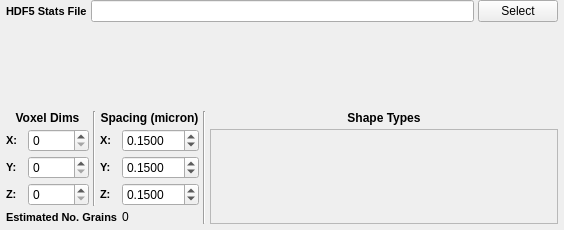
<?xml version="1.0" encoding="UTF-8"?>
<ui version="4.0">
 <class>InitializeSyntheticVolumeWidget</class>
 <widget class="QWidget" name="InitializeSyntheticVolumeWidget">
  <property name="geometry">
   <rect>
    <x>0</x>
    <y>0</y>
    <width>564</width>
    <height>230</height>
   </rect>
  </property>
  <property name="flat" stdset="0">
   <bool>false</bool>
  </property>
  <layout class="QGridLayout" name="widgetLayout">
   <property name="leftMargin">
    <number>6</number>
   </property>
   <property name="topMargin">
    <number>0</number>
   </property>
   <property name="rightMargin">
    <number>6</number>
   </property>
   <property name="bottomMargin">
    <number>6</number>
   </property>
   <property name="spacing">
    <number>4</number>
   </property>
   <item row="1" column="1">
    <widget class="DataArraySelectionWidget" name="statsArrayWidget" native="true"/>
   </item>
   <item row="2" column="1">
    <widget class="DataArraySelectionWidget" name="phaseTypesWidget" native="true"/>
   </item>
   <item row="4" column="1">
    <layout class="QGridLayout" name="gridLayout_7">
     <item row="1" column="0">
      <widget class="QLabel" name="label">
       <property name="styleSheet">
        <string notr="true">QLabel {
font-weight: bold;
font-size: 11px;
}</string>
       </property>
       <property name="text">
        <string>X:</string>
       </property>
      </widget>
     </item>
     <item row="2" column="0">
      <widget class="QLabel" name="label_6">
       <property name="styleSheet">
        <string notr="true">QLabel {
font-weight: bold;
font-size: 11px;
}</string>
       </property>
       <property name="text">
        <string>Y:</string>
       </property>
      </widget>
     </item>
     <item row="3" column="0">
      <widget class="QLabel" name="label_7">
       <property name="styleSheet">
        <string notr="true">QLabel {
font-weight: bold;
font-size: 11px;
}</string>
       </property>
       <property name="text">
        <string>Z:</string>
       </property>
      </widget>
     </item>
     <item row="3" column="1">
      <widget class="QSpinBox" name="m_ZPoints">
       <property name="maximum">
        <number>10000</number>
       </property>
      </widget>
     </item>
     <item row="2" column="1">
      <widget class="QSpinBox" name="m_YPoints">
       <property name="maximum">
        <number>10000</number>
       </property>
      </widget>
     </item>
     <item row="1" column="1">
      <widget class="QSpinBox" name="m_XPoints">
       <property name="maximum">
        <number>10000</number>
       </property>
      </widget>
     </item>
     <item row="1" column="3">
      <widget class="QLabel" name="label_15">
       <property name="styleSheet">
        <string notr="true">QLabel {
font-weight: bold;
font-size: 11px;
}</string>
       </property>
       <property name="text">
        <string>X:</string>
       </property>
      </widget>
     </item>
     <item row="2" column="3">
      <widget class="QLabel" name="label_18">
       <property name="styleSheet">
        <string notr="true">QLabel {
font-weight: bold;
font-size: 11px;
}</string>
       </property>
       <property name="text">
        <string>Y:</string>
       </property>
      </widget>
     </item>
     <item row="3" column="3">
      <widget class="QLabel" name="label_16">
       <property name="styleSheet">
        <string notr="true">QLabel {
font-weight: bold;
font-size: 11px;
}</string>
       </property>
       <property name="text">
        <string>Z:</string>
       </property>
      </widget>
     </item>
     <item row="1" column="4">
      <widget class="QDoubleSpinBox" name="m_XResolution">
       <property name="decimals">
        <number>4</number>
       </property>
       <property name="maximum">
        <double>999.990000000000009</double>
       </property>
       <property name="singleStep">
        <double>0.050000000000000</double>
       </property>
       <property name="value">
        <double>0.150000000000000</double>
       </property>
      </widget>
     </item>
     <item row="2" column="4">
      <widget class="QDoubleSpinBox" name="m_YResolution">
       <property name="decimals">
        <number>4</number>
       </property>
       <property name="maximum">
        <double>999.990000000000009</double>
       </property>
       <property name="singleStep">
        <double>0.050000000000000</double>
       </property>
       <property name="value">
        <double>0.150000000000000</double>
       </property>
      </widget>
     </item>
     <item row="3" column="4">
      <widget class="QDoubleSpinBox" name="m_ZResolution">
       <property name="decimals">
        <number>4</number>
       </property>
       <property name="maximum">
        <double>999.990000000000009</double>
       </property>
       <property name="singleStep">
        <double>0.050000000000000</double>
       </property>
       <property name="value">
        <double>0.150000000000000</double>
       </property>
      </widget>
     </item>
     <item row="1" column="6" rowspan="4">
      <widget class="QScrollArea" name="m_ShapeTypeScrollArea">
       <property name="minimumSize">
        <size>
         <width>250</width>
         <height>0</height>
        </size>
       </property>
       <property name="widgetResizable">
        <bool>true</bool>
       </property>
       <widget class="QWidget" name="m_ShapeTypeScrollContents">
        <property name="geometry">
         <rect>
          <x>0</x>
          <y>0</y>
          <width>293</width>
          <height>118</height>
         </rect>
        </property>
        <layout class="QFormLayout" name="formLayout_2">
         <property name="horizontalSpacing">
          <number>6</number>
         </property>
         <property name="verticalSpacing">
          <number>6</number>
         </property>
         <property name="leftMargin">
          <number>4</number>
         </property>
         <property name="topMargin">
          <number>4</number>
         </property>
         <property name="rightMargin">
          <number>4</number>
         </property>
         <property name="bottomMargin">
          <number>4</number>
         </property>
        </layout>
       </widget>
      </widget>
     </item>
     <item row="0" column="0" colspan="2">
      <widget class="QLabel" name="label_19">
       <property name="font">
        <font>
         <pointsize>-1</pointsize>
         <weight>75</weight>
         <bold>true</bold>
        </font>
       </property>
       <property name="styleSheet">
        <string notr="true">QLabel {
font-weight: bold;
font-size: 12px;
}</string>
       </property>
       <property name="text">
        <string>Voxel Dims</string>
       </property>
       <property name="alignment">
        <set>Qt::AlignCenter</set>
       </property>
      </widget>
     </item>
     <item row="0" column="3" colspan="2">
      <widget class="QLabel" name="label_20">
       <property name="font">
        <font>
         <pointsize>-1</pointsize>
         <weight>75</weight>
         <bold>true</bold>
        </font>
       </property>
       <property name="styleSheet">
        <string notr="true">QLabel {
font-weight: bold;
font-size: 12px;
}</string>
       </property>
       <property name="text">
        <string>Spacing (micron)</string>
       </property>
       <property name="alignment">
        <set>Qt::AlignCenter</set>
       </property>
      </widget>
     </item>
     <item row="0" column="6">
      <widget class="QLabel" name="label_171">
       <property name="font">
        <font>
         <pointsize>-1</pointsize>
         <weight>75</weight>
         <bold>true</bold>
        </font>
       </property>
       <property name="styleSheet">
        <string notr="true">QLabel {
font-weight: bold;
font-size: 12px;
}</string>
       </property>
       <property name="text">
        <string>Shape Types</string>
       </property>
       <property name="alignment">
        <set>Qt::AlignCenter</set>
       </property>
      </widget>
     </item>
     <item row="4" column="0" colspan="4">
      <widget class="QLabel" name="label_9">
       <property name="styleSheet">
        <string>QLabel {
font-weight: bold;
font-size: 11px;
}</string>
       </property>
       <property name="text">
        <string>Estimated No. Grains</string>
       </property>
      </widget>
     </item>
     <item row="4" column="4">
      <widget class="QLabel" name="m_EstimatedGrains">
       <property name="text">
        <string>0</string>
       </property>
      </widget>
     </item>
     <item row="0" column="5" rowspan="5">
      <widget class="Line" name="line">
       <property name="orientation">
        <enum>Qt::Vertical</enum>
       </property>
      </widget>
     </item>
     <item row="0" column="2" rowspan="4">
      <widget class="Line" name="line_2">
       <property name="lineWidth">
        <number>1</number>
       </property>
       <property name="orientation">
        <enum>Qt::Vertical</enum>
       </property>
      </widget>
     </item>
    </layout>
   </item>
   <item row="0" column="1">
    <layout class="QHBoxLayout" name="horizontalLayout_2">
     <item>
      <widget class="QLabel" name="label_11">
       <property name="styleSheet">
        <string notr="true">QLabel {
font-weight: bold;
font-size: 11px;
}</string>
       </property>
       <property name="text">
        <string>HDF5 Stats File</string>
       </property>
      </widget>
     </item>
     <item>
      <widget class="QFSDropLineEdit" name="m_InputFile"/>
     </item>
     <item>
      <widget class="QPushButton" name="m_InputFileBtn">
       <property name="text">
        <string>Select</string>
       </property>
      </widget>
     </item>
    </layout>
   </item>
   <item row="3" column="1">
    <widget class="DataArraySelectionWidget" name="crystalStructuresWidget" native="true"/>
   </item>
  </layout>
 </widget>
 <customwidgets>
  <customwidget>
   <class>QFSDropLineEdit</class>
   <extends>QLineEdit</extends>
   <header location="global">QFSDropLineEdit.h</header>
  </customwidget>
  <customwidget>
   <class>DataArraySelectionWidget</class>
   <extends>QWidget</extends>
   <header>SIMPLViewWidgetsLib/FilterParameterWidgets/DataArraySelectionWidget.h</header>
   <container>1</container>
  </customwidget>
 </customwidgets>
 <tabstops>
  <tabstop>m_InputFile</tabstop>
  <tabstop>m_XPoints</tabstop>
  <tabstop>m_YPoints</tabstop>
  <tabstop>m_ZPoints</tabstop>
  <tabstop>m_XResolution</tabstop>
  <tabstop>m_YResolution</tabstop>
  <tabstop>m_ZResolution</tabstop>
  <tabstop>m_ShapeTypeScrollArea</tabstop>
  <tabstop>m_InputFileBtn</tabstop>
 </tabstops>
 <resources/>
 <connections/>
</ui>
